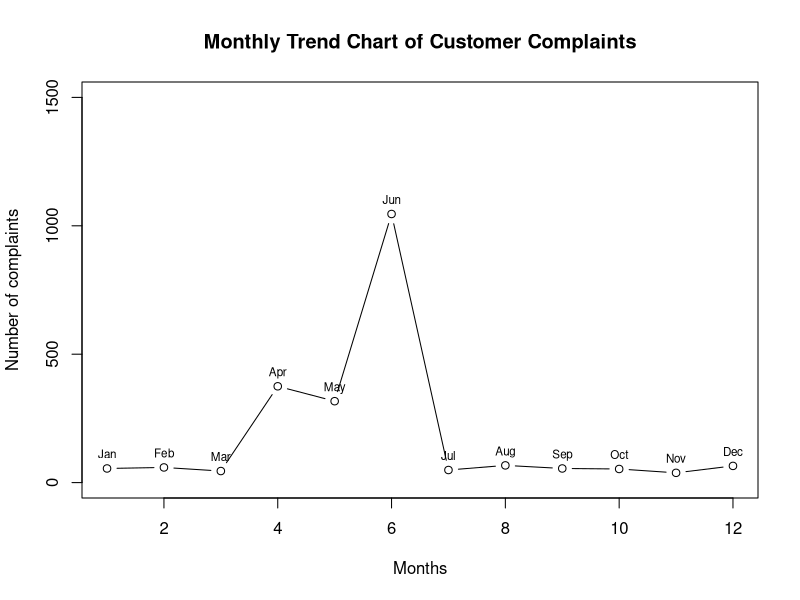
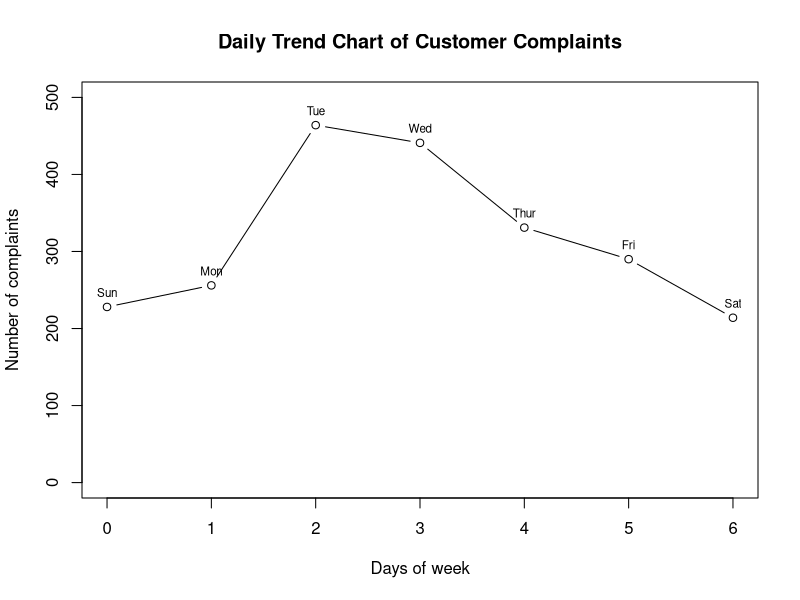

Recreate these plots in R, in order.
getwd()
customer_complaints = read.csv("Comcast Telecom Complaints data1.csv", sep=",")
View(customer_complaints)
str(customer_complaints)
# convert Status, Received.Via, Filing.on.Behalf.of.Someone to factor from char
install.packages("plyr")
library(plyr)
customer_complaints$Received.Via <- sapply(customer_complaints$Received.Via, factor)
customer_complaints$Status <- sapply(customer_complaints$Status, factor)
customer_complaints$Filing.on.Behalf.of.Someone <- sapply(customer_complaints$Filing.on.Behalf.of.Someone, factor)

# Monthly trend chart for number of complaints y
# https://r-coder.com/plot-r/
# x=date y=complaints
# Format date column to be the same. https://www.stat.berkeley.edu/~s133/dates.html
customer_complaints$Date
# https://www.rdocumentation.org/packages/lubridate/versions/1.7.10
install.packages("lubridate")
library(lubridate)
v1 <- as.POSIXlt((parse_date_time(customer_complaints$Date, c('dmy'))))
complaint_months <- month(v1)
complaint_months

# Set complaint_months to factor (effectively binning)
#complaint_months <- sapply(complaint_months, factor)
#complaint_months

# Create function that records month of complaint and assigns to correct month.
# We can see the distinct months in our records are 1-12 Jan-Dec.
complaint_months_to_char <- sapply(complaint_months, character)
complaint_months_to_char

count_of_Jan <- 0
count_of_Feb <- 0
count_of_Mar <- 0
count_of_Apr <- 0
count_of_May <- 0
count_of_Jun <- 0
count_of_Jul <- 0
count_of_Aug <- 0
count_of_Sep <- 0
count_of_Oct <- 0
count_of_Nov <- 0
count_of_Dec <- 0

for(item in complaint_months){
  if(item == "1") count_of_Jan <- count_of_Jan + 1
  if(item == "2") count_of_Feb <- count_of_Feb + 1
  if(item == "3") count_of_Mar <- count_of_Mar + 1
  if(item == "4") count_of_Apr <- count_of_Apr + 1
  if(item == "5") count_of_May <- count_of_May + 1
  if(item == "6") count_of_Jun <- count_of_Jun + 1
  if(item == "7") count_of_Jul <- count_of_Jul + 1
  if(item == "8") count_of_Aug <- count_of_Aug + 1
  if(item == "9") count_of_Sep <- count_of_Sep + 1
  if(item == "10") count_of_Oct <- count_of_Oct + 1
  if(item == "11") count_of_Nov <- count_of_Nov + 1
  if(item == "12") count_of_Dec <- count_of_Dec + 1
}

count_of_Jan
count_of_Feb
count_of_Mar
count_of_Apr
count_of_May
count_of_Jun
count_of_Jul
count_of_Aug
count_of_Sep
count_of_Oct
count_of_Nov
count_of_Dec

# Create month name bank to be used for the plot
month_name_bank <- c("Jan", "Feb", "Mar", "Apr", "May", "Jun", "Jul", "Aug", "Sep", "Oct", "Nov", "Dec")

# Provide the trend chart for the number of complaints at monthly  granularity levels.
#x <- c("Jan", "Feb", "Mar", "Apr", "May", "Jun", "Jul", "Aug", "Sep", "Oct", "Nov", "Dec")
x <- c(1, 2, 3, 4, 5, 6, 7, 8, 9, 10, 11, 12)
x
y <- c(count_of_Jan, count_of_Feb, count_of_Mar, count_of_Apr, count_of_May, count_of_Jun, count_of_Jul, count_of_Aug, count_of_Sep, count_of_Oct, count_of_Nov, count_of_Dec)
y
plot(x, y, xlab="Months", ylab="Number of complaints", type="b", main="Monthly Trend Chart of Customer Complaints", xlim=c(1,12), ylim=c(0,1500))
# https://stackoverflow.com/questions/13229546/how-can-i-label-points-in-this-scatterplot
text(x, y, labels = month_name_bank, cex = 0.7, pos=3)

# Provide the trend chart for the number of complaints at daily granularity levels
v1$wday
# We can see our days of the week range from 0-6 (Sun-Sat)

# Store days of week in variable days_of_week
days_of_week <- v1$wday
days_of_week

# Iterate through days_of_week and sum the distinct occurrence of week day
# Define count variables of each day of the week and assign 0 as the value.
#Sun-Sat:0-6
count_Sun <- 0
count_Mon <- 0
count_Tue <- 0
count_Wed <- 0
count_Thur <- 0
count_Fri <- 0
count_Sat <- 0

for(item in days_of_week){
  if(item == 0) count_Sun <- count_Sun + 1
  if(item == 1) count_Mon <- count_Mon + 1
  if(item == 2) count_Tue <- count_Tue + 1
  if(item == 3) count_Wed <- count_Wed + 1
  if(item == 4) count_Thur <- count_Thur + 1
  if(item == 5) count_Fri <- count_Fri + 1
  if(item == 6) count_Sat <- count_Sat + 1
}

count_Sun
count_Mon
count_Tue
count_Wed
count_Thur
count_Fri
count_Sat

name_of_days <- c("Sun", "Mon", "Tue", "Wed", "Thur", "Fri", "Sat")
# Plot x(Days of the week from 0-6) y(count of each day of the week)
x1 <- c(0 ,1, 2, 3, 4, 5, 6)
y1 <- c(count_Sun, count_Mon, count_Tue, count_Wed, count_Thur, count_Fri, count_Sat)
plot(x1, y1, xlab="Days of week", ylab="Number of complaints", type="b", main="Daily Trend Chart of Customer Complaints", xlim=c(0,6), ylim=c(0,500))
text(x1, y1, labels = name_of_days, cex = 0.7, pos=3)

# Provide a table with the frequency of complaint types.
# https://www.statology.org/create-table-in-r/
count(customer_complaints$Customer.Complaint) # Returns the count of each customer complaint within the data

complaint_types <- customer_complaints$Customer.Complaint[0:2224] # Returns the type of complaint found on index n:n
# Change complaint_types to factor
complaint_types <- sapply(complaint_types, factor)
complaint_types


# Table
tabl1 <- table(complaint_types,customer_complaints$Customer.Complaint[0:2224] )
tabl1

# Find out how to view tables in R





# count number of complaints
#count(customer_complaints$Customer.Complaint) # Returns the count of each customer complaint within the data

# query index 369
#customer_complaints$Customer.Complaint[369] # Returns the type of complaint found on index 369

# Set complaint_years to factor (effectively binning)
#complaint_years <- year(v1)
#complaint_years


